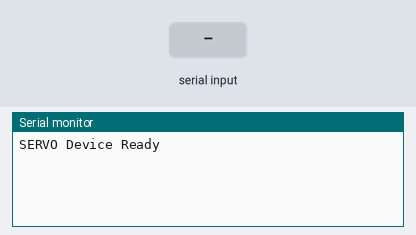
Simulated run of this sketch. Board: ESP32. Shown: the last lines printed to the serial monitor. The test bench sets the inputs (shaded band).

Above: at 1.5 s.
1.6 s: "read:1\n" received over Serial
At 2.2 s:
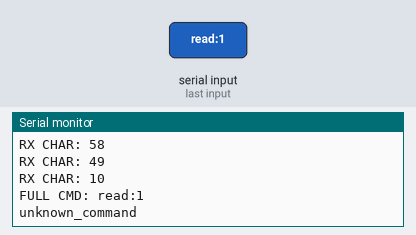
3.1 s: "read\n" received over Serial
At 4.3 s:
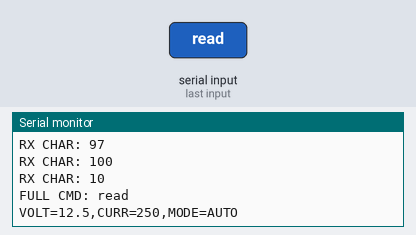
4.6 s: "update:\n" received over Serial
At 5.8 s:
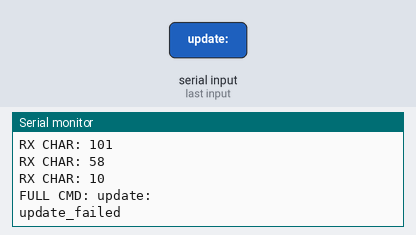
6.1 s: "90:45\n" received over Serial
At 6.8 s:
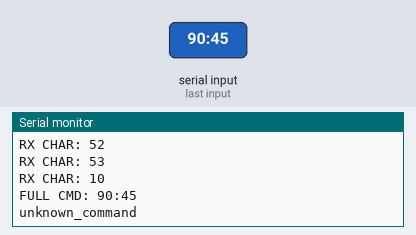
7.6 s: "5\n" received over Serial
At 8.8 s:
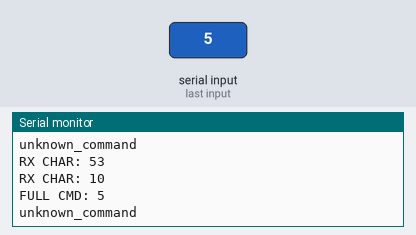
9.1 s: "1:90:45\n" received over Serial
At 10.4 s:
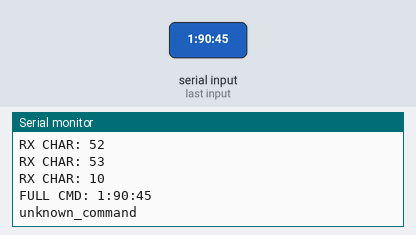
Timing chart, 0 to 11.6 s (numbered marks = the images above; inputs shaded):
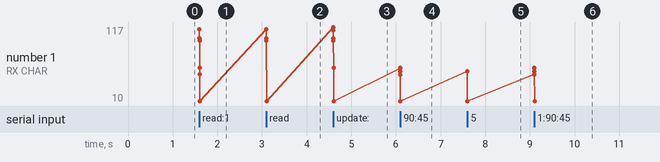

Measured:
- after the input at 1.6 s, the serial monitor: prints a new line at once (image 1)
- after the input at 3.1 s, the serial monitor: prints a new line at once (image 2)
- after the input at 4.6 s, the serial monitor: prints a new line at once (image 3)
- after the input at 6.1 s, the serial monitor: prints a new line at once (image 4)
- after the input at 7.6 s, the serial monitor: prints a new line at once (image 5)
- after the input at 9.1 s, the serial monitor: prints a new line at once (image 6)

The sketch:

RX_TX_DATA_LINE_TESTING_CODE.ino
```cpp
HardwareSerial mySerial(0);

String rxBuffer = "";

// Stored values
float voltage = 12.5;
int current = 250;
String mode = "AUTO";

bool ignoreRx = false;
unsigned long ignoreUntil = 0;

void startIgnoreRx(unsigned long ms) {
  ignoreRx = true;
  ignoreUntil = millis() + ms;
}

void updateIgnoreRx() {
  if (ignoreRx && millis() > ignoreUntil) {
    ignoreRx = false;

    // clear anything looped back during transmit
    while (mySerial.available()) {
      mySerial.read();
    }
  }
}

void sendLine(String msg) {
  startIgnoreRx(80);   // ignore loopback briefly
  mySerial.println(msg);
}

// dummy values only for testing - replace with actual sensor readings and logic
void sendValues() {
  String data = "VOLT=" + String(voltage, 1) +
                ",CURR=" + String(current) +
                ",MODE=" + mode;
  sendLine(data);
}

void handleUpdate(String cmd) {
  int colonPos = cmd.indexOf(':');
  if (colonPos == -1) {
    sendLine("update_failed");
    return;
  }

  String payload = cmd.substring(colonPos + 1);

  int c1 = payload.indexOf(',');
  int c2 = payload.indexOf(',', c1 + 1);

  if (c1 == -1 || c2 == -1) {
    sendLine("update_failed");
    return;
  }

  String voltStr = payload.substring(0, c1);
  String currStr = payload.substring(c1 + 1, c2);
  String modeStr = payload.substring(c2 + 1);

  voltStr.trim();
  currStr.trim();
  modeStr.trim();

  voltage = voltStr.toFloat();
  current = currStr.toInt();
  mode = modeStr;

  sendLine("device updated");
}

void setup() {
  Serial.begin(115200);
  mySerial.begin(9600, SERIAL_8N1, 5, 6); // RX, TX
  delay(300);

  while (mySerial.available()) {
    mySerial.read();
  }

  Serial.println("SERVO Device Ready");
}

void loop() {
  updateIgnoreRx();

  if (ignoreRx) {
    return;
  }

  while (mySerial.available()) {
    char c = mySerial.read();

    Serial.print("RX CHAR: ");
    Serial.println((int)c);

    if (c == '\r') {
      continue;
    }

    if (c == '\n') {
      rxBuffer.trim();

      Serial.print("FULL CMD: ");
      Serial.println(rxBuffer);

      if (rxBuffer.length() > 0) {
        if (rxBuffer.equals("read")) {
          sendValues();
        }
        else if (rxBuffer.startsWith("update:")) {
          handleUpdate(rxBuffer);
        }
        else {
          sendLine("unknown_command");
        }
      }

      rxBuffer = "";
    } else {
      rxBuffer += c;

      if (rxBuffer.length() > 100) {
        rxBuffer = "";
        sendLine("buffer_cleared");
      }
    }
  }
}
```
